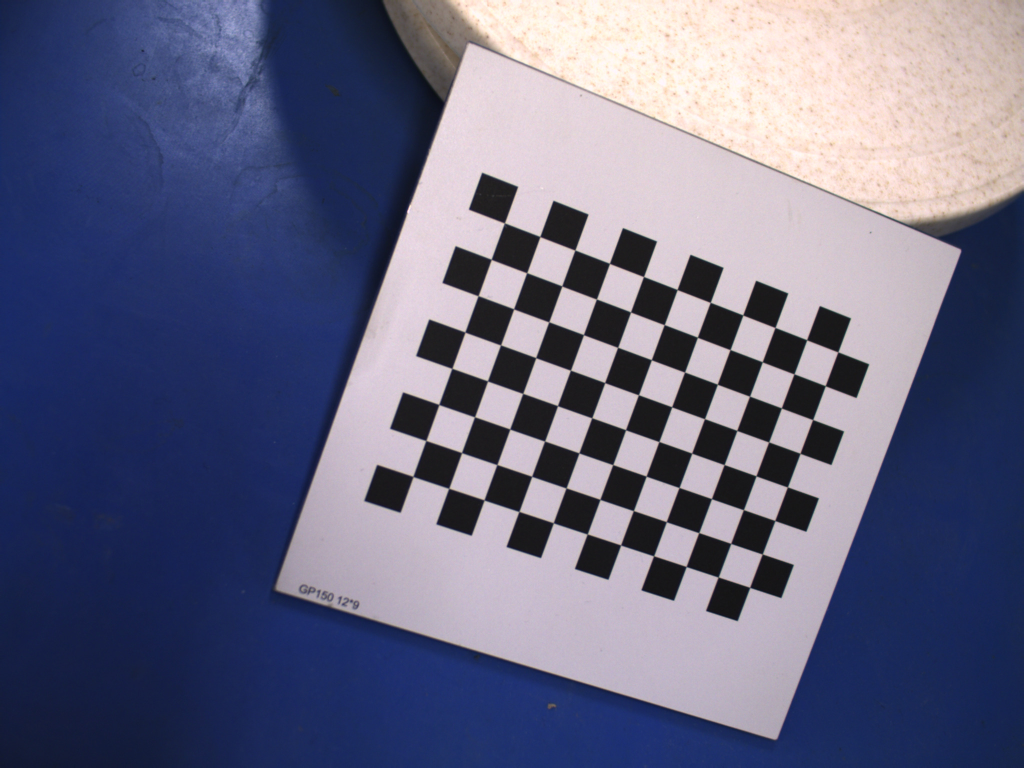
#> input picture left02.jpg, 2048 x 1536 px, given in place of left00.jpg, which was not available (shown at 1/2 size)
$ python findhomography.py
#> lines starting #> are read from the running program, lines starting #| are printed output that depends on the picture; pictures that were not available may be replaced by others from this repository, and a replacement may not be noted
import numpy as np
import cv2
import glob

# ...（你之前的代码）...

# Load the two images for homography estimation
img1 = cv2.imread('../data/left00.jpg')
#> img1 is the input picture: shape (1536, 2048, 3); mean B, G, R 130.2, 103.7, 102.7
img2 = cv2.imread('../data/left01.jpg')
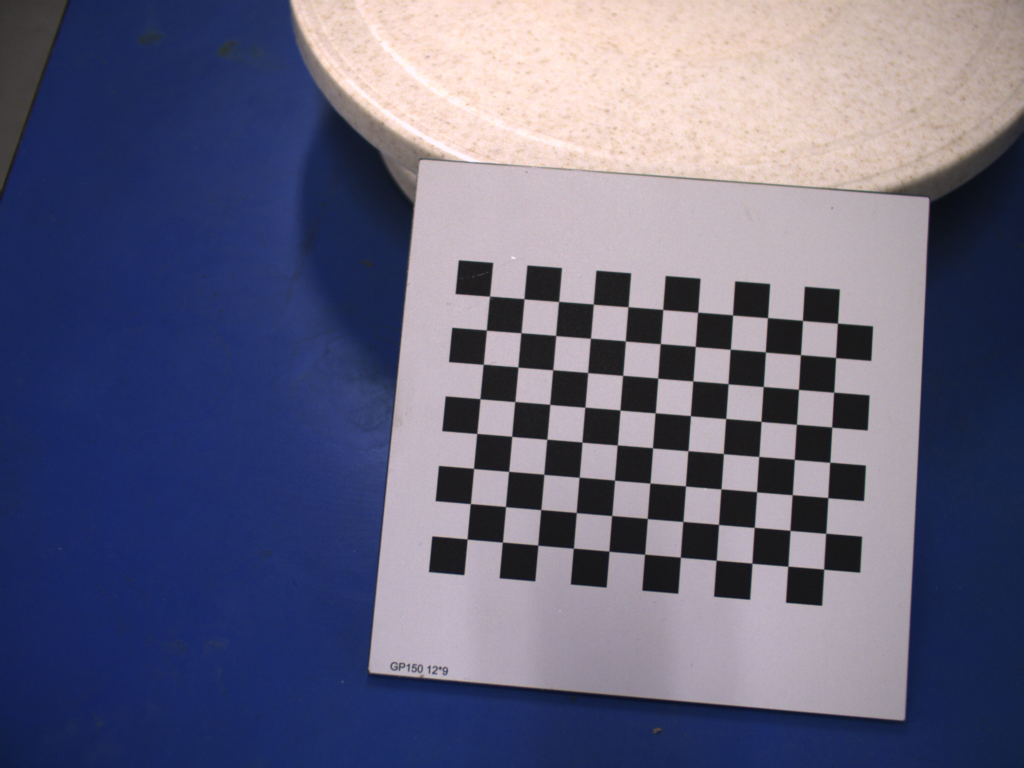
#> input picture left01.jpg, 2048 x 1536 px, found by its file name (shown at 1/2 size)
#> img2 is the input picture: shape (1536, 2048, 3); mean B, G, R 124.7, 99.8, 99.9

# Convert to grayscale
gray1 = cv2.cvtColor(img1, cv2.COLOR_BGR2GRAY)
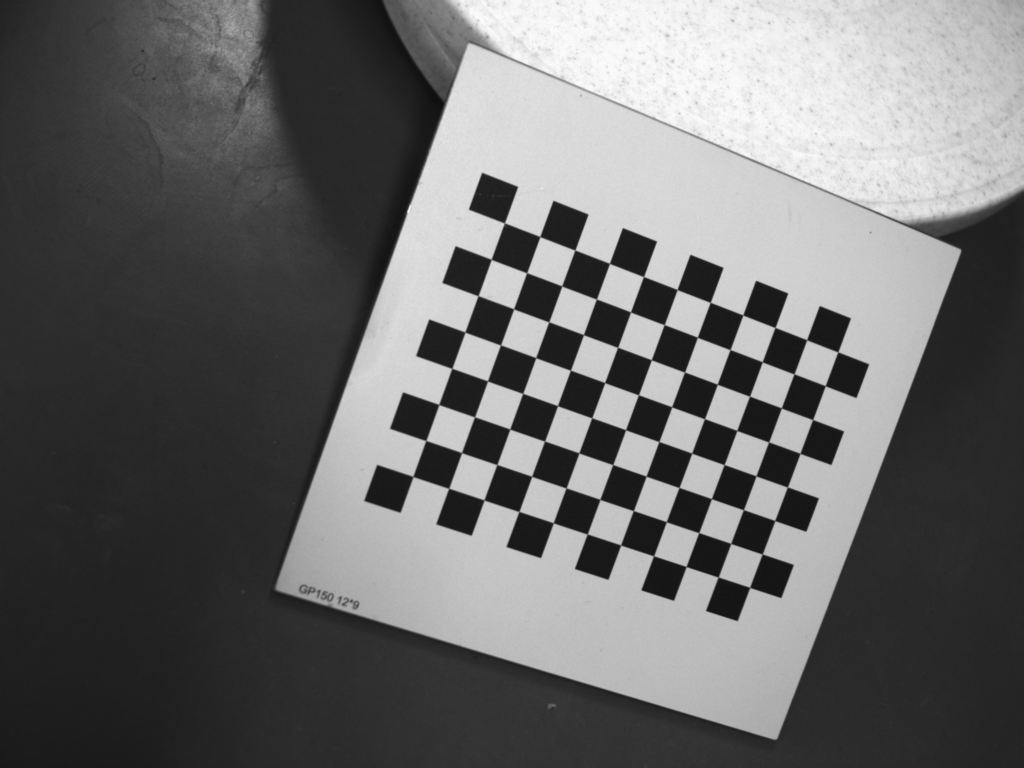
#> gray1: shape (1536, 2048) (shown at 1/2 size); min 13, max 252, mean 106.4
gray2 = cv2.cvtColor(img2, cv2.COLOR_BGR2GRAY)
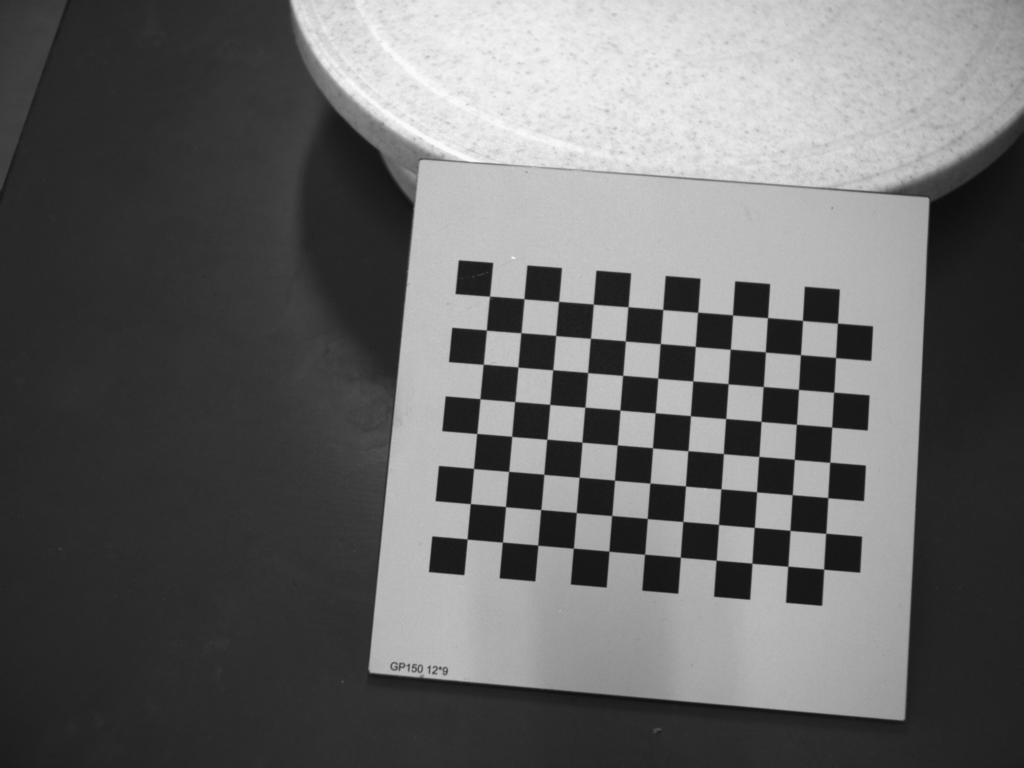
#> gray2: shape (1536, 2048) (shown at 1/2 size); min 12, max 253, mean 102.6

# Find keypoints and descriptors in both images
sift = cv2.SIFT_create()
kp1, des1 = sift.detectAndCompute(gray1, None)
#> kp1 = 614 keypoints; strongest (x, y, size): (986, 394, 53.2), (1268, 501, 48.9), (1130, 447, 50), (930, 541, 50.9)
kp2, des2 = sift.detectAndCompute(gray2, None)
#> kp2 = 532 keypoints; strongest (x, y, size): (947, 555, 46.5), (894, 1113, 48.6), (1225, 574, 45), (919, 830, 45.7)

# Match descriptors
bf = cv2.BFMatcher()
matches = bf.knnMatch(des1, des2, k=2)
#> matches = 614 matches

# Apply ratio test
good_matches = []
for m, n in matches:
    if m.distance < 0.75 * n.distance:
        good_matches.append(m)
#> after the loop, good_matches = 85 matches

# Extract location of good matches
points1 = np.float32([kp1[m.queryIdx].pt for m in good_matches]).reshape(-1, 1, 2)
#> points1 = 85 rows, first 8: [577.1, 1164.9], [588.1, 1183.4], [605.4, 1177.3], [605.4, 1177.3], [615.4, 1178.3], [619.8, 1180.4], [623.6, 1179.6], [631.5, 1187.1]
points2 = np.float32([kp2[m.trainIdx].pt for m in good_matches]).reshape(-1, 1, 2)
#> points2 = 85 rows, first 8: [759.3, 1325.5], [772.8, 1341.4], [787.2, 1330.6], [787.2, 1330.6], [796.2, 1331.4], [800.4, 1332.1], [803.8, 1330.7], [812.6, 1335.5]

# Calculate homography
H, mask = cv2.findHomography(points1, points2, cv2.RANSAC, 5.0)
#> H = [[0.719, 0.126, 94.42], [-0.262, 0.7, 482.2], [-6.73e-05, -8.31e-05, 1]]; mask = 85 values, max 1 at index 0, min 0 at index 27, mean 0.612

# Check if H is None
if H is not None:
    # Use the homography matrix to warp img1 to img2
    h, w = img2.shape[:2]
#> h = 1536; w = 2048
    img11 = cv2.warpPerspective(img1, H, (w, h))
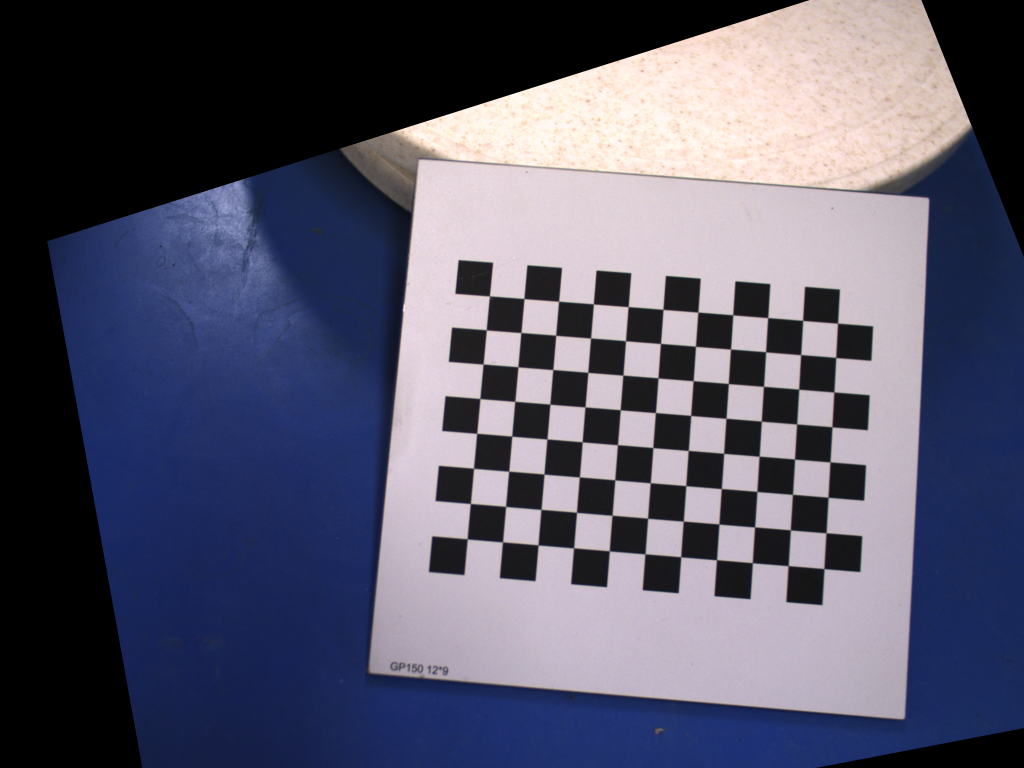
#> img11: shape (1536, 2048, 3) (shown at 1/2 size); mean B, G, R 106.5, 87.8, 88.4

    # Display the results
    cv2.imshow('img1', img11)
    cv2.waitKey(0)
    cv2.destroyAllWindows()
else:
    print("Homography calculation failed.")

img = cv2.imread("left01.jpg")
gray = cv2.cvtColor(img, cv2.COLOR_BGR2GRAY)
criteria = (cv2.TERM_CRITERIA_EPS + cv2.TERM_CRITERIA_MAX_ITER, 30, 0.001)
ret, corners = cv2.findChessboardCorners(gray, (12 ,13), None)
#> ret = False; corners = None
#> (the run stopped early here; a loop or call above may not have finished)
